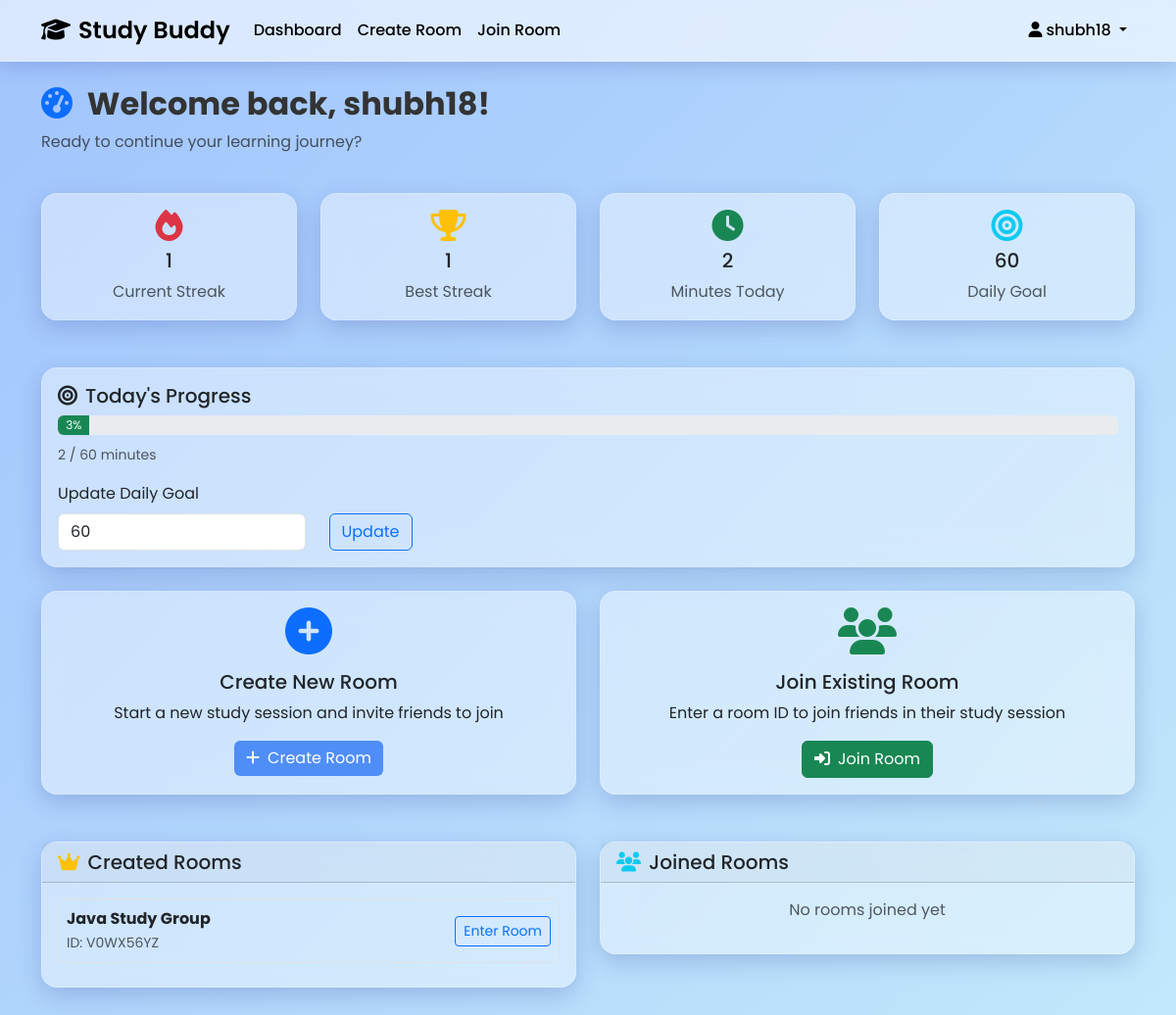
The page /dashboard (signed in) on the database its author committed.
### models.py (models this page shows, shortened)
class User(UserMixin, db.Model):
    id = db.Column(db.Integer, primary_key=True)
    username = db.Column(db.String(64), unique=True, nullable=False)
    email = db.Column(db.String(120), unique=True, nullable=False)
    password_hash = db.Column(db.String(256), nullable=False)
    created_at = db.Column(db.DateTime, default=datetime.utcnow)
    current_streak = db.Column(db.Integer, default=0)
    longest_streak = db.Column(db.Integer, default=0)
    last_study_date = db.Column(db.Date)
    daily_goal_minutes = db.Column(db.Integer, default=60)
    created_rooms = db.relationship('Room', backref='creator', lazy='dynamic')
    joined_rooms = db.relationship('Room', secondary=room_members, lazy='subquery',
                                 backref=db.backref('members', lazy=True))
    progress = db.relationship('UserProgress', backref='user', lazy='dynamic')
    study_sessions = db.relationship('StudySession', backref='user', lazy='dynamic')
    notes = db.relationship('Note', backref='author', lazy='dynamic')
    file_notes = db.relationship('FileNote', backref='author', lazy='dynamic')
    def get_today_minutes(self):
        from datetime import date
        today = date.today()
        sessions = self.study_sessions.filter(
            db.func.date(StudySession.start_time) == today
        ).all()
        return sum(session.duration_minutes for session in sessions if session.duration_minutes)

class StudySession(db.Model):
    id = db.Column(db.Integer, primary_key=True)
    user_id = db.Column(db.Integer, db.ForeignKey('user.id'), nullable=False)
    subtopic_id = db.Column(db.Integer, db.ForeignKey('subtopic.id'), nullable=False)
    start_time = db.Column(db.DateTime, default=datetime.utcnow)
    end_time = db.Column(db.DateTime)
    duration_minutes = db.Column(db.Integer)

class Room(db.Model):
    id = db.Column(db.Integer, primary_key=True)
    room_id = db.Column(db.String(8), unique=True, nullable=False)
    name = db.Column(db.String(128), nullable=False)
    password_hash = db.Column(db.String(256), nullable=False)
    creator_id = db.Column(db.Integer, db.ForeignKey('user.id'), nullable=False)
    created_at = db.Column(db.DateTime, default=datetime.utcnow)
    topics = db.relationship('Topic', backref='room', lazy='dynamic', cascade='all, delete-orphan')
    notes = db.relationship('Note', backref='room', lazy='dynamic', cascade='all, delete-orphan')
    file_notes = db.relationship('FileNote', backref='room', lazy='dynamic', cascade='all, delete-orphan')

### routes.py (the view)
@app.route('/dashboard')
@login_required
def dashboard():
    created_rooms = current_user.created_rooms.all()
    joined_rooms = [room for room in current_user.joined_rooms if room not in created_rooms]
    return render_template('dashboard.html',
                         created_rooms=created_rooms,
                         joined_rooms=joined_rooms)

### app.py (called while the page is built)
@login_manager.user_loader
def load_user(user_id):
    from models import User
    return User.query.get(int(user_id))

### templates/dashboard.html (shortened to what this page needs)
{% extends "base.html" %}
{% block content %}
<div class="row mb-4">
    <div class="col">
        <h2 class="fw-bold">
            <i class="fas fa-tachometer-alt me-2 text-primary"></i>
            Welcome back, {{ current_user.username }}!
        </h2>
        <p class="text-muted">Ready to continue your learning journey?</p>
    </div>
</div>
<div class="row g-4 mb-5">
    <div class="col-md-3">
        <div class="card study-card text-center">
            <div class="card-body">
                <i class="fas fa-fire fa-2x text-danger mb-2"></i>
                <h5 class="card-title">{{ current_user.current_streak }}</h5>
                <p class="card-text text-muted">Current Streak</p>
            </div>
        </div>
    </div>
    <div class="col-md-3">
        <div class="card study-card text-center">
            <div class="card-body">
                <i class="fas fa-trophy fa-2x text-warning mb-2"></i>
                <h5 class="card-title">{{ current_user.longest_streak }}</h5>
                <p class="card-text text-muted">Best Streak</p>
            </div>
        </div>
    </div>
    <div class="col-md-3">
        <div class="card study-card text-center">
            <div class="card-body">
                <i class="fas fa-clock fa-2x text-success mb-2"></i>
                <h5 class="card-title">{{ current_user.get_today_minutes() }}</h5>
                <p class="card-text text-muted">Minutes Today</p>
            </div>
        </div>
    </div>
    <div class="col-md-3">
        <div class="card study-card text-center">
            <div class="card-body">
                <i class="fas fa-bullseye fa-2x text-info mb-2"></i>
                <h5 class="card-title">{{ current_user.daily_goal_minutes }}</h5>
                <p class="card-text text-muted">Daily Goal</p>
            </div>
        </div>
    </div>
</div>
<div class="row mb-4">
    <div class="col">
        <div class="card study-card">
            <div class="card-body">
                <h5 class="card-title">
                    <i class="fas fa-bullseye me-2"></i>Today's Progress
                </h5>
                {% set today_minutes = current_user.get_today_minutes() %}
                {% set progress_percent = (today_minutes / current_user.daily_goal_minutes * 100) | int %}
                <div class="progress mb-2" style="height: 20px;">
                    <div class="progress-bar bg-success" role="progressbar"
                         style="width: {{ progress_percent }}%"
                         aria-valuenow="{{ progress_percent }}"
                         aria-valuemin="0" aria-valuemax="100">
                        {{ progress_percent }}%
                    </div>
                </div>
                <small class="text-muted">{{ today_minutes }} / {{ current_user.daily_goal_minutes }} minutes</small>
                <form method="POST" action="{{ url_for('update_daily_goal') }}" class="mt-3">
                    <div class="row align-items-end">
                        <div class="col-md-3">
                            <label for="daily_goal" class="form-label">Update Daily Goal</label>
                            <input type="number" class="form-control" id="daily_goal" name="daily_goal"
                                   value="{{ current_user.daily_goal_minutes }}" min="5" max="600">
                        </div>
                        <div class="col-md-2">
                            <button type="submit" class="btn btn-outline-primary">Update</button>
                        </div>
                    </div>
                </form>
            </div>
        </div>
    </div>
</div>
<div class="row g-4 mb-5">
    <div class="col-md-6">
        <div class="card study-card h-100">
            <div class="card-body text-center">
                <i class="fas fa-plus-circle fa-3x text-primary mb-3"></i>
                <h5 class="card-title">Create New Room</h5>
                <p class="card-text">Start a new study session and invite friends to join</p>
                <a href="{{ url_for('create_room') }}" class="btn btn-primary">
                    <i class="fas fa-plus me-2"></i>Create Room
                </a>
            </div>
        </div>
    </div>
    <div class="col-md-6">
        <div class="card study-card h-100">
            <div class="card-body text-center">
                <i class="fas fa-users fa-3x text-success mb-3"></i>
                <h5 class="card-title">Join Existing Room</h5>
                <p class="card-text">Enter a room ID to join friends in their study session</p>
                <a href="{{ url_for('join_room') }}" class="btn btn-success">
                    <i class="fas fa-sign-in-alt me-2"></i>Join Room
                </a>
            </div>
        </div>
    </div>
</div>
<div class="row">
    <div class="col-md-6">
        <div class="card study-card">
            <div class="card-header">
                <h5 class="mb-0">
                    <i class="fas fa-crown me-2 text-warning"></i>Created Rooms
                </h5>
            </div>
            <div class="card-body">
                {% if created_rooms %}
                    {% for room in created_rooms %}
                    <div class="d-flex justify-content-between align-items-center mb-2 p-2 border rounded">
                        <div>
                            <strong>{{ room.name }}</strong>
                            <br><small class="text-muted">ID: {{ room.room_id }}</small>
                        </div>
                        <a href="{{ url_for('room', room_id=room.room_id) }}" class="btn btn-sm btn-outline-primary">
                            Enter Room
                        </a>
                    </div>
                    {% endfor %}
                {% else %}
                    <p class="text-muted text-center">No rooms created yet</p>
                {% endif %}
            </div>
        </div>
    </div>
    <div class="col-md-6">
        <div class="card study-card">
            <div class="card-header">
                <h5 class="mb-0">
                    <i class="fas fa-users me-2 text-info"></i>Joined Rooms
                </h5>
            </div>
            <div class="card-body">
                {% if joined_rooms %}
                    {% for room in joined_rooms %}
                    <div class="d-flex justify-content-between align-items-center mb-2 p-2 border rounded">
                        <div>
                            <strong>{{ room.name }}</strong>
                            <br><small class="text-muted">ID: {{ room.room_id }}</small>
                        </div>
                        <a href="{{ url_for('room', room_id=room.room_id) }}" class="btn btn-sm btn-outline-primary">
                            Enter Room
                        </a>
                    </div>
                    {% endfor %}
                {% else %}
                    <p class="text-muted text-center">No rooms joined yet</p>
                {% endif %}
            </div>
        </div>
    </div>
</div>
{% endblock %}

### templates/base.html (shortened to what this page needs)
<!DOCTYPE html>
<html lang="en" data-bs-theme="light">
<head>
  <link href="https://cdn.jsdelivr.net/npm/bootstrap@5.3.2/dist/css/bootstrap.min.css" rel="stylesheet" />
  <link href="https://cdnjs.cloudflare.com/ajax/libs/font-awesome/6.4.0/css/all.min.css" rel="stylesheet" />
</head>
<body>
  <nav class="navbar navbar-expand-lg sticky-top">
    <div class="container">
      <a class="navbar-brand" href="{{ url_for('index') }}">
        <i class="fas fa-graduation-cap me-2"></i>Study Buddy
      </a>
      <div class="collapse navbar-collapse" id="navbarNav">
        <ul class="navbar-nav me-auto">
          {% if current_user.is_authenticated %}
          <li class="nav-item"><a class="nav-link" href="{{ url_for('dashboard') }}">Dashboard</a></li>
          <li class="nav-item"><a class="nav-link" href="{{ url_for('create_room') }}">Create Room</a></li>
          <li class="nav-item"><a class="nav-link" href="{{ url_for('join_room') }}">Join Room</a></li>
          {% endif %}
        </ul>
        <ul class="navbar-nav">
          {% if current_user.is_authenticated %}
          <li class="nav-item dropdown">
            <a class="nav-link dropdown-toggle" href="#" role="button" data-bs-toggle="dropdown">
              <i class="fas fa-user me-1"></i>{{ current_user.username }}
            </a>
          </li>
          {% else %}
          <li class="nav-item"><a class="nav-link" href="{{ url_for('login') }}">Login</a></li>
          <li class="nav-item"><a class="nav-link" href="{{ url_for('register') }}">Register</a></li>
          {% endif %}
        </ul>
      </div>
    </div>
  </nav>
  <main class="container my-4">
    {% block content %}{% endblock %}
  </main>
</body>
</html>

### templates/base.html (style rules this page uses)
:root { --primary: #4f8ef7; --accent: #a18cd1; --gradient: linear-gradient(135deg, #a1c4fd, #c2e9fb); --bg-light: #f0f4ff; --glass-bg: rgba(255, 255, 255, 0.6); --glass-border: rgba(255, 255, 255, 0.2); --glass-shadow: rgba(31, 38, 135, 0.2); --text-color: #333; }
body { font-family: 'Poppins', sans-serif; background: var(--gradient); color: var(--text-color); min-height: 100vh; padding-bottom: 70px; }
.navbar { background: var(--glass-bg); backdrop-filter: blur(10px); -webkit-backdrop-filter: blur(10px); box-shadow: 0 4px 20px var(--glass-shadow); border-bottom: 1px solid var(--glass-border); }
.navbar-brand { font-weight: 600; font-size: 1.5rem; color: #000 !important; }
.navbar-nav .nav-link { color: #000 !important; font-weight: 500; }
.study-card { background: rgba(255, 255, 255, 0.4); border-radius: 1rem; backdrop-filter: blur(15px); -webkit-backdrop-filter: blur(15px); box-shadow: 0 8px 24px var(--glass-shadow); border: 1px solid var(--glass-border); transition: all 0.3s ease; }
.btn-primary { background: var(--primary); border: none; }

### rows shown on the page
User: username "shubh18", current_streak "1", longest_streak "1", daily_goal_minutes "60", daily_goal "60"
StudySession: get_today_minutes "2"
Room: name "Java Study Group", room_id "V0WX56YZ"

### other values the page prints
{{ progress_percent }} "3"
{{ today_minutes }} "2"
